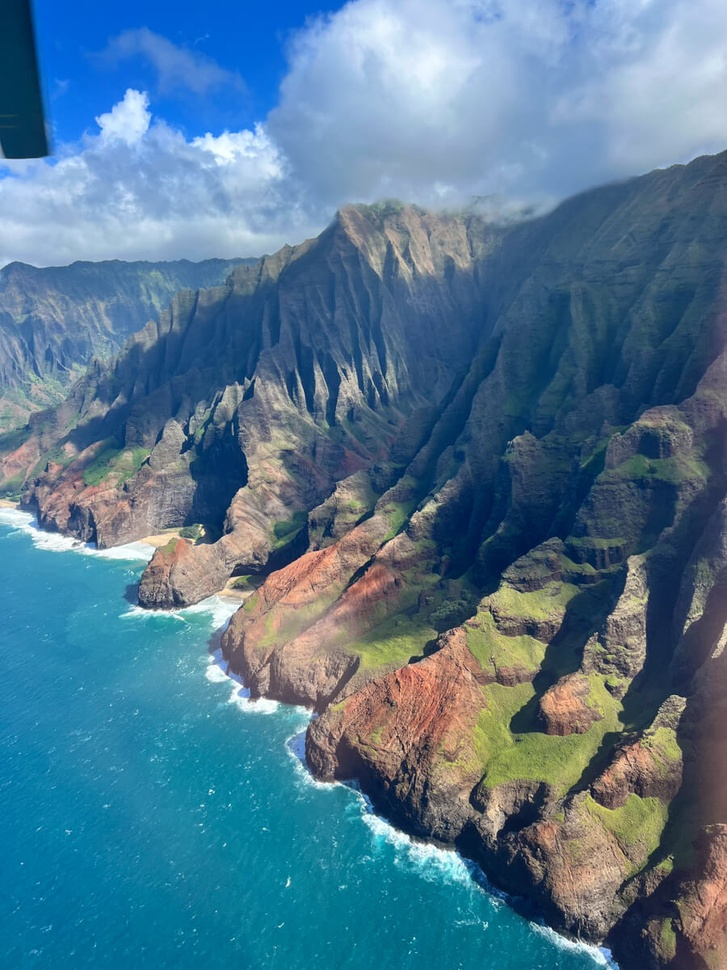
#> input picture images/kauai.jpg, 727 x 970 px, shrunk from 900 x 1200 before the run, found by its file name
$ python brightness.py   (older library calls are emulated)
#> lines starting #> are read from the running program, lines starting #| are printed output that depends on the picture; after the words box and inside, x2 and y2 are one past the last pixel; in counts of white or black regions, pixels touching at a corner belong together
#> further down, image is the input picture: shape (970, 727, 3); mean B, G, R 144.9, 120.3, 83
import cv2
import numpy as np
import matplotlib.pyplot as plt
from scipy import ndimage


import cv2
import numpy as np
import matplotlib.pyplot as plt
from scipy import ndimage

# [530 lines left out: functions detect_shadow_regions_by_gradient_smoothness, has_smooth_bright_boundary, brighten_shadow_regions_adaptive, fast_shadow_detection_and_enhancement, visualize_shadow_processing, brighten_shadow_regions_uniform and 5 more, not called in this run]


import time

# [243 lines left out: functions ultra_fast_shadow_enhancement, fast_gamma_shadow_enhancement, lut_shadow_enhancement, fast_adaptive_brightness, benchmark_shadow_methods, visualize_fast_results and 2 more, not called in this run]


"""
# Main execution - SUPER FAST
if __name__ == "__main__":
    image_name = 'images/kauai.jpg'
    image = cv2.imread(image_name)
    image_rgb = cv2.cvtColor(image, cv2.COLOR_BGR2RGB)

    print("=== FAST Shadow Enhancement Methods ===")
    print(f"Image size: {image_rgb.shape[1]}x{image_rgb.shape[0]}")

    # Benchmark all methods
    results = benchmark_shadow_methods(image_rgb)

    # Visualize results
    visualize_fast_results(image_rgb, results)

    # Use the fastest method for your pipeline
    print("\n=== Using Fastest Method (LUT) for ROI Pipeline ===")
    enhanced_rgb, shadow_mask = lut_shadow_enhancement(image_rgb, boost_factor=2.0)

    # Continue with your gradient-based ROI detection...
    gray_enhanced = cv2.cvtColor(enhanced_rgb, cv2.COLOR_RGB2GRAY)
    sobelx = cv2.Sobel(gray_enhanced, cv2.CV_64F, 1, 0, ksize=3)
    sobely = cv2.Sobel(gray_enhanced, cv2.CV_64F, 0, 1, ksize=3)
    gradient_magnitude = np.sqrt(sobelx**2 + sobely**2)

    print("Enhanced image ready for ROI detection!")"""


# [277 lines left out: functions clahe_shadow_debugger, selective_clahe_shadows_only, isolated_shadow_clahe, simple_shadow_brightening, compare_shadow_methods, debug_shadow_enhancement, not called in this run]
"""
# Main execution
if __name__ == "__main__":
    image_name = 'images/kauai.jpg'
    image = cv2.imread(image_name)
    image_rgb = cv2.cvtColor(image, cv2.COLOR_BGR2RGB)

    print("=== Shadow-Only Enhancement Methods ===")

    # Debug first
    debug_shadow_enhancement(image_rgb)

    # Compare methods
    compare_shadow_methods(image_rgb)

    # Use the best method for your pipeline
    print("\n=== Using Selective CLAHE for ROI Pipeline ===")
    enhanced_rgb, shadow_mask = selective_clahe_shadows_only(image_rgb, clip_limit=4.0)

    # Continue with your gradient computation...
    gray_enhanced = cv2.cvtColor(enhanced_rgb, cv2.COLOR_RGB2GRAY)
    # ... your ROI detection code"""


def aggressive_shadow_brightening(image_rgb, shadow_threshold=80, clip_limit=8.0, tile_size=4, manual_boost=2.0):
    """
    Aggressive shadow brightening with manual boost for very dark areas.
    """
    lab = cv2.cvtColor(image_rgb, cv2.COLOR_RGB2LAB)
    l, a, b = cv2.split(lab)

    # Identify shadow regions
    shadow_mask = l < shadow_threshold
    print(f"Shadow pixels detected: {np.sum(shadow_mask)}")

    if np.sum(shadow_mask) > 0:
        # Extract shadow pixels
        shadow_pixels = l[shadow_mask]

        # Step 1: Apply aggressive CLAHE
        clahe = cv2.createCLAHE(clipLimit=clip_limit, tileGridSize=(tile_size, tile_size))
        shadow_pixels_2d = shadow_pixels.reshape(-1, 1)
        enhanced_shadows_clahe = clahe.apply(shadow_pixels_2d).flatten()

        # Step 2: Manual boost for very dark areas
        very_dark_mask = shadow_pixels < 40  # Very dark pixels within shadows
        enhanced_shadows = enhanced_shadows_clahe.copy()

        if np.any(very_dark_mask):
            # Apply extra boost to very dark pixels
            enhanced_shadows[very_dark_mask] = np.clip(
                enhanced_shadows_clahe[very_dark_mask] * manual_boost, 0, 255
            )

        # Step 3: Ensure minimum brightness
        min_brightness = 60  # Force shadows to be at least this bright
        too_dark = enhanced_shadows < min_brightness
        enhanced_shadows[too_dark] = min_brightness

        # Put back into image
        l_enhanced = l.copy()
        l_enhanced[shadow_mask] = enhanced_shadows
    else:
        l_enhanced = l.copy()

    lab_enhanced = cv2.merge([l_enhanced, a, b])
    enhanced_rgb = cv2.cvtColor(lab_enhanced, cv2.COLOR_LAB2RGB)

    return enhanced_rgb, shadow_mask

def target_brightness_shadows(image_rgb, shadow_threshold=80, target_brightness=120):
    """
    Force all shadow regions to reach a target brightness level.
    """
    lab = cv2.cvtColor(image_rgb, cv2.COLOR_RGB2LAB)
    l, a, b = cv2.split(lab)

    # Identify shadow regions
    shadow_mask = l < shadow_threshold

    l_enhanced = l.copy().astype(np.float32)

    if np.any(shadow_mask):
        # Calculate required boost for each shadow pixel
        shadow_pixels = l[shadow_mask]

        # Simple: boost all shadows to at least target brightness
        current_avg = np.mean(shadow_pixels)
        if current_avg > 0:
            # Individual pixel boost (not average-based)
            for i, pixel_val in enumerate(shadow_pixels):
                if pixel_val < target_brightness:
                    # Stronger boost for darker pixels
                    darkness = 1.0 - (pixel_val / target_brightness)
                    boost = 1.0 + (darkness * 3.0)  # 1x to 4x boost
                    new_val = pixel_val * boost
                    shadow_pixels[i] = min(new_val, target_brightness)

            l_enhanced[shadow_mask] = np.clip(shadow_pixels, 0, 255)

    l_enhanced = l_enhanced.astype(np.uint8)
    lab_enhanced = cv2.merge([l_enhanced, a, b])
    enhanced_rgb = cv2.cvtColor(lab_enhanced, cv2.COLOR_LAB2RGB)

    return enhanced_rgb, shadow_mask


def histogram_stretch_shadows(image_rgb, shadow_threshold=80, stretch_factor=0.9):
    """
    Stretch the histogram of shadow regions to use the full brightness range.
    """
    lab = cv2.cvtColor(image_rgb, cv2.COLOR_RGB2LAB)
    l, a, b = cv2.split(lab)

    # Identify shadow regions
    shadow_mask = l < shadow_threshold

    l_enhanced = l.copy()

    if np.any(shadow_mask):
        shadow_pixels = l[shadow_mask]

        # Get current range of shadow pixels
        min_val = shadow_pixels.min()
        max_val = shadow_pixels.max()

        print(f"Shadow range: {min_val}-{max_val}")

        if max_val > min_val:
            # Stretch to use more of the brightness range
            new_min = min_val
            new_max = min(255, int(max_val + (255 - max_val) * stretch_factor))

            # Apply linear stretch
            stretched = (shadow_pixels - min_val) * (new_max - new_min) / (max_val - min_val) + new_min
            stretched = np.clip(stretched, 0, 255).astype(np.uint8)

            l_enhanced[shadow_mask] = stretched

            print(f"Stretched to: {new_min}-{new_max}")

    lab_enhanced = cv2.merge([l_enhanced, a, b])
    enhanced_rgb = cv2.cvtColor(lab_enhanced, cv2.COLOR_LAB2RGB)

    return enhanced_rgb, shadow_mask

def lut_aggressive_shadows(image_rgb, shadow_threshold=80, dark_boost=3.0, medium_boost=2.0):
    """
    Use lookup tables with different boosts for different darkness levels.
    """
    lab = cv2.cvtColor(image_rgb, cv2.COLOR_RGB2LAB)
    l, a, b = cv2.split(lab)

    # Create aggressive lookup table
    lut = np.arange(256, dtype=np.uint8)

    # Different boosts for different intensity levels
    very_dark = lut < 40
    medium_dark = (lut >= 40) & (lut < shadow_threshold)

    # Apply aggressive boosts
    lut[very_dark] = np.clip(lut[very_dark] * dark_boost, 0, 255).astype(np.uint8)
    lut[medium_dark] = np.clip(lut[medium_dark] * medium_boost, 0, 255).astype(np.uint8)

    # Apply LUT
    l_enhanced = cv2.LUT(l, lut)

    # Shadow mask for visualization
    shadow_mask = l < shadow_threshold

    lab_enhanced = cv2.merge([l_enhanced, a, b])
    enhanced_rgb = cv2.cvtColor(lab_enhanced, cv2.COLOR_LAB2RGB)

    return enhanced_rgb, shadow_mask


def compare_aggressive_methods(image_rgb):
    """
    Compare different aggressive shadow brightening methods.
    """
    methods = [
        ('Aggressive CLAHE + Boost', lambda img: aggressive_shadow_brightening(img, clip_limit=4.0, manual_boost=1.5)),
        ('Target Brightness', lambda img: target_brightness_shadows(img, target_brightness=130)),
        ('Histogram Stretch', lambda img: histogram_stretch_shadows(img, stretch_factor=0.95)),
        ('LUT Aggressive', lambda img: lut_aggressive_shadows(img, dark_boost=4.0, medium_boost=2.5)),
    ]

    fig, axes = plt.subplots(2, len(methods) + 1, figsize=(20, 8))

    # Original
    axes[0, 0].imshow(image_rgb)
    axes[0, 0].set_title('Original')
    axes[0, 0].axis('off')

    lab_orig = cv2.cvtColor(image_rgb, cv2.COLOR_RGB2LAB)
#> lab_orig: shape (970, 727, 3); mean of channels 0, 1, 2 124.8, 125.9, 111.5
    shadow_orig = lab_orig[:, :, 0] < 80
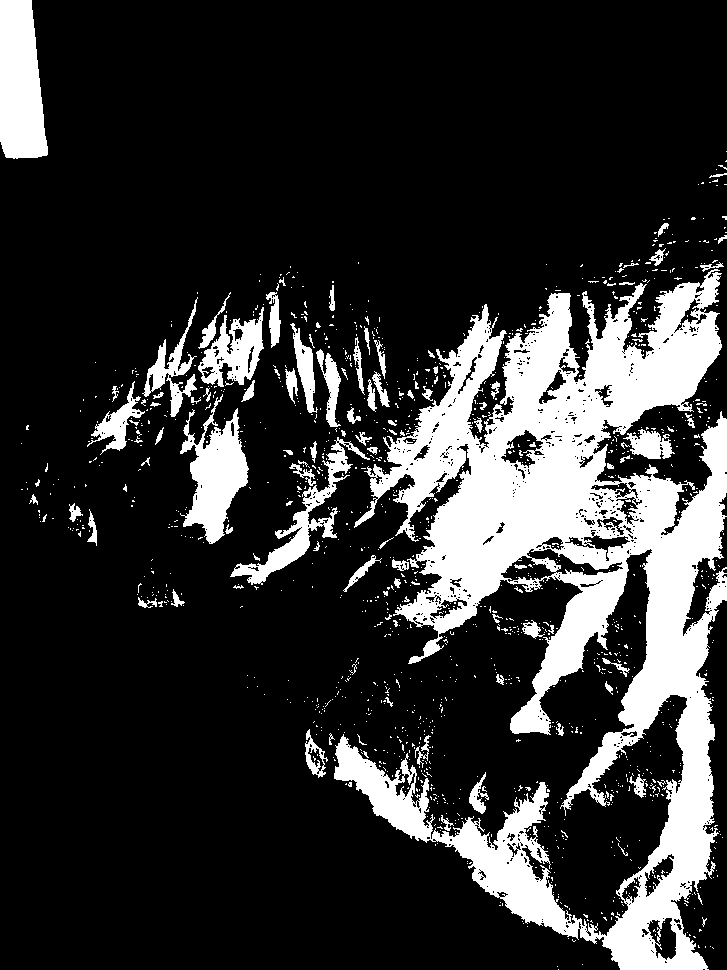
#> shadow_orig: shape (970, 727) bool; 19.5% white; 1278 white regions (1179 under 20 px), largest, box (x1, y1, x2, y2) and area: (334, 269, 727, 970) 104285, (0, 0, 48, 159) 6220, (180, 394, 249, 544) 4954
    axes[1, 0].imshow(shadow_orig, cmap='gray')
    axes[1, 0].set_title(f'Original Shadows\n{np.sum(shadow_orig)} px')
    axes[1, 0].axis('off')

    for col, (name, method) in enumerate(methods, 1):
        enhanced, shadow_mask = method(image_rgb)

        # Enhanced image
        axes[0, col].imshow(enhanced)
        axes[0, col].set_title(name)
        axes[0, col].axis('off')

        # Brightness improvement
        lab_enh = cv2.cvtColor(enhanced, cv2.COLOR_RGB2LAB)[:, :, 0]
        brightness_diff = np.zeros_like(lab_orig[:, :, 0], dtype=np.float32)
        brightness_diff[shadow_mask] = lab_enh[shadow_mask] - lab_orig[:, :, 0][shadow_mask]

        im = axes[1, col].imshow(brightness_diff, cmap='RdYlBu', vmin=0, vmax=80)
        axes[1, col].set_title('Brightening')
        axes[1, col].axis('off')
        plt.colorbar(im, ax=axes[1, col], fraction=0.046, pad=0.04)

        # Statistics
        shadow_improvement = np.mean(lab_enh[shadow_mask] - lab_orig[:, :, 0][shadow_mask])
        min_after = lab_enh[shadow_mask].min()
        print(f"{name}: Avg boost = {shadow_improvement:.1f}, Min after = {min_after}")
#> this loop made 4 passes
#> (shadow_improvement, min_after) on passes 1, 4: (59.9, 59), (91.12, 8)
#> (printed output is left out)
#> pass 1, in aggressive_shadow_brightening, `l, a, b = cv2.split(lab)`:
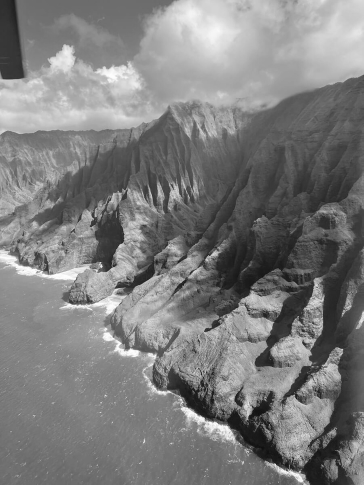
#> l: shape (970, 727) (shown at 1/2 size); min 2, max 255, mean 124.8
#> pass 1, in aggressive_shadow_brightening, `l, a, b = cv2.split(lab)`:
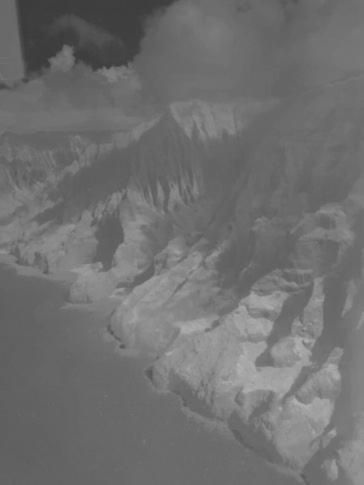
#> b: shape (970, 727) (shown at 1/2 size); min 58, max 179, mean 111.5
#> after the loop:
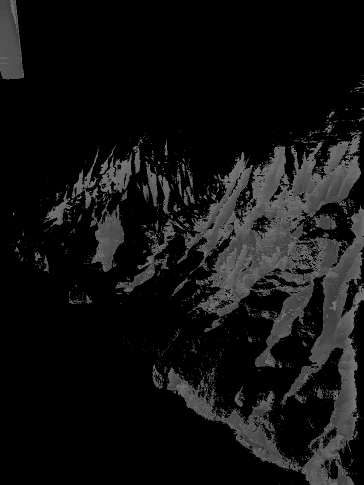
#> brightness_diff: shape (970, 727) float32 (shown at 1/2 size); min 0, max 119, mean 17.8
#> after the loop:
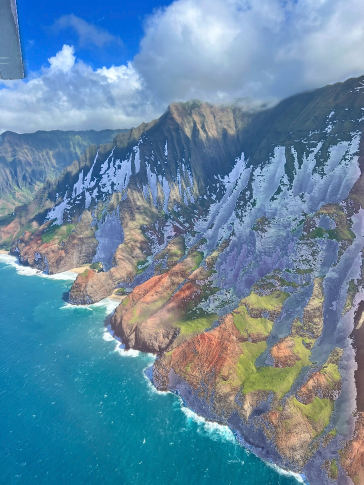
#> enhanced: shape (970, 727, 3) (shown at 1/2 size); mean R, G, B 101.4, 137.2, 162.8

    plt.tight_layout()
    plt.show()
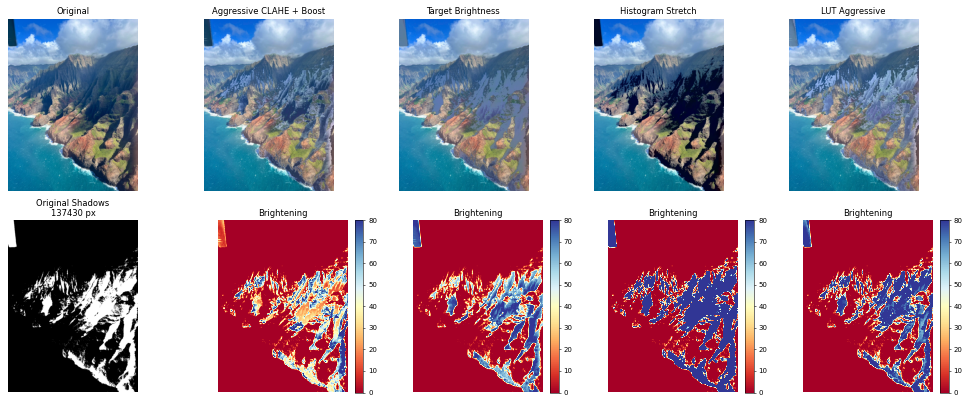
#> figure drawn by matplotlib, 14 panels

# Test the aggressive methods
if __name__ == "__main__":
    image_name = 'images/kauai.jpg'
    image = cv2.imread(image_name)
    image_rgb = cv2.cvtColor(image, cv2.COLOR_BGR2RGB)

    print("=== Aggressive Shadow Brightening Methods ===")
    compare_aggressive_methods(image_rgb)

$ run again, with images/Komodo.jpg copied over images/kauai.jpg
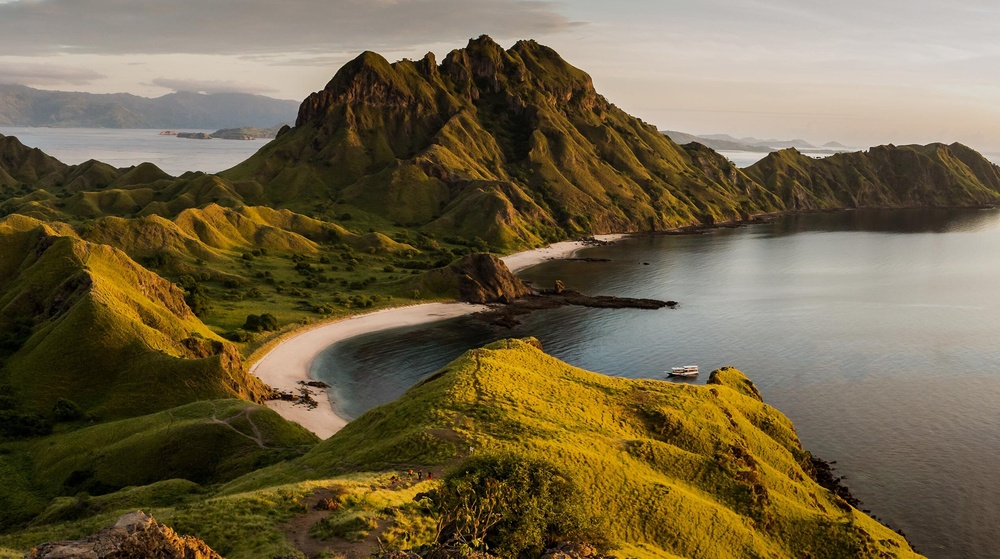
#> input picture images/Komodo.jpg, 1000 x 559 px, shrunk from 2533 x 1415 before the run, found by its file name
#> image is the input picture: shape (559, 1000, 3); mean B, G, R 70.1, 99, 112
#> lab_orig: shape (559, 1000, 3); mean of channels 0, 1, 2 105.7, 129.8, 145.4
#> in compare_aggressive_methods, `shadow_orig = lab_orig[:, :, 0] < 80`:
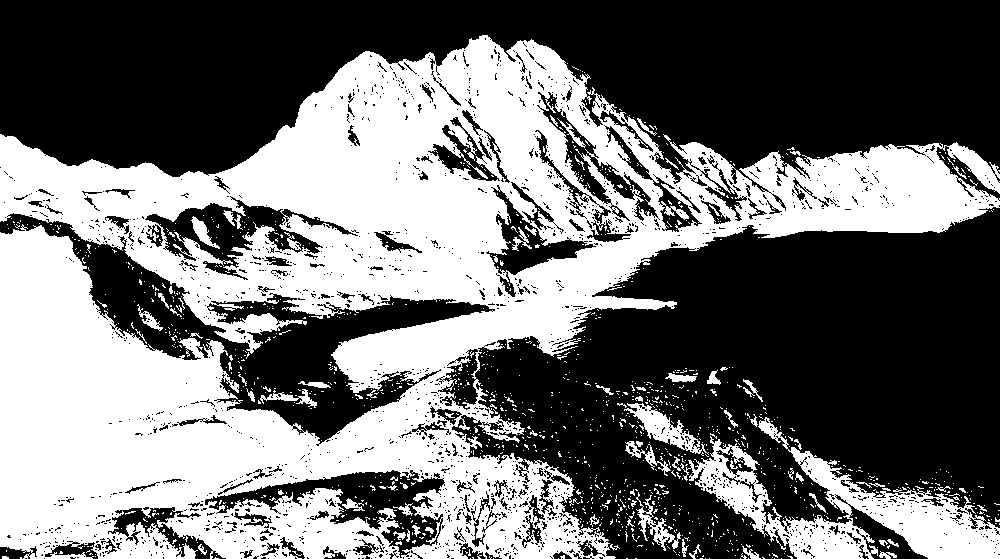
#> shadow_orig: shape (559, 1000) bool; 44% white; 1282 white regions (1206 under 20 px), largest, box (x1, y1, x2, y2) and area: (0, 35, 1000, 559) 221459, (680, 417, 1000, 559) 14128, (624, 403, 709, 455) 1344
#> the loop in compare_aggressive_methods, `for col, (name, method) in enumerate(methods, 1):` made 4 passes
#> (shadow_improvement, min_after) on passes 1, 4: (91.55, 59), (80.82, 0)
#> (printed output is left out)
#> after the loop in compare_aggressive_methods, `for col, (name, method) in enumerate(methods, 1):`:
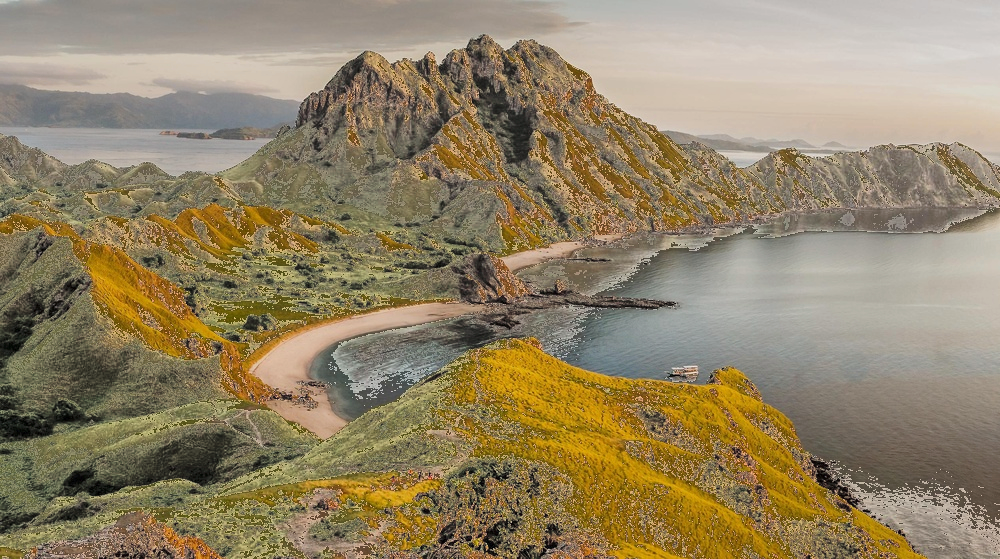
#> enhanced: shape (559, 1000, 3); mean R, G, B 146.3, 131.9, 102.3
